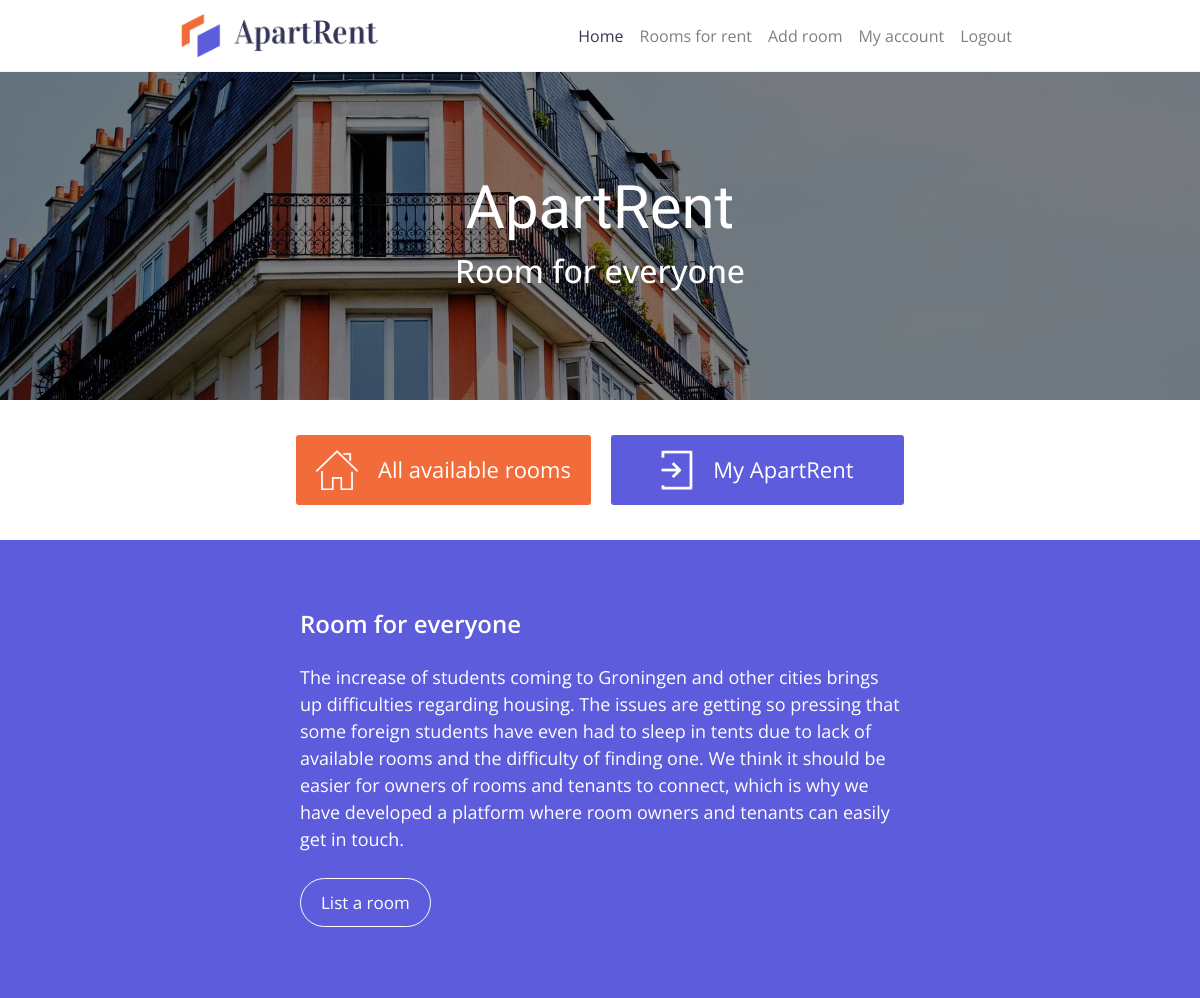
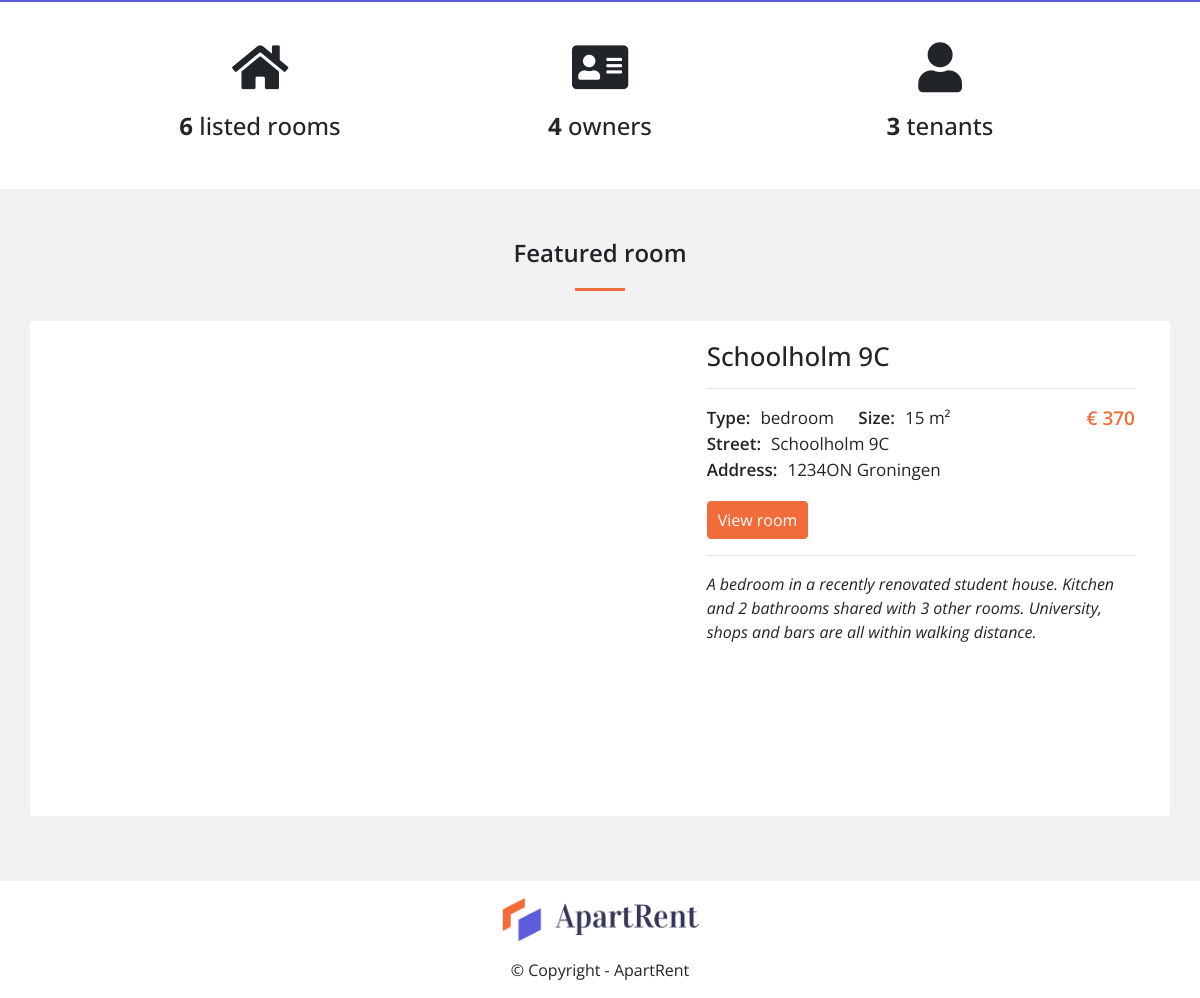
The page / (signed in) on the database its author committed (2 pictures, top to bottom).
### tables this page shows
CREATE TABLE `rooms` (
  `id` int(11) NOT NULL,
  `owner_id` int(11) NOT NULL,
  `city` varchar(255) NOT NULL,
  `postal_code` varchar(255) NOT NULL,
  `street` varchar(255) NOT NULL,
  `street_number` int(11) NOT NULL,
  `addition` varchar(255) DEFAULT NULL,
  `size` int(11) NOT NULL,
  `type` varchar(255) NOT NULL,
  `price` int(11) NOT NULL,
  `description` varchar(255) NOT NULL
);

### views/home.php (the view, shortened to what this page needs)
<!doctype html>
<html lang="en">
    <head>
        <?= $head_upper_content ?>
        <link rel="stylesheet" href="/DDWT18_final/css/home.css">
        <link rel="stylesheet" href="/DDWT18_final/css/single-room.css">
    </head>
    <body>
        <?= $navigation ?>
        <div class="jumbotron jumbotron-fluid home-jumbo">
            <div class="container hero-container">
                <div class="hero-text">
                    <h1 class="display-4"><?= $header_title ?></h1>
                    <h2 class="display-6"><?= $header_subtitle ?></h2>
                </div>
            </div>
        </div>
        <div class="container-fluid home-button-section">
            <div class="row justify-content-center">
                <div class="home-btn-col">
                    <a href="/DDWT18_final/rentable-rooms/">
                        <div class="home-btn hb-1">
                            <img src="/DDWT18_final/resources/icons/appartments-icon.png">
                            <p>All available rooms</p>
                        </div>
                    </a>
                </div>
                <div class="home-btn-col">
                    <a href="/DDWT18_final/my-account/">
                        <div class="home-btn hb-2">
                          <img src="/DDWT18_final/resources/icons/my-account-icon.png">
                          <p>My ApartRent</p>
                        </div>
                    </a>
                </div>
            </div>
        </div>
        <div class="container-fluid intro-text-container">
            <div class="row justify-content-center intro-text-row">
                <div class="col-lg-6 col-md-8 col-sm-8 intro-text-col">
                    <h3 class="introduction-header">Room for everyone</h3>
                    <p class="intro-text">The increase of students coming to Groningen and other cities brings up difficulties regarding housing. The issues are getting so pressing that some foreign students have even had to sleep in tents due to lack of available rooms and the difficulty of finding one. We think it should be easier for owners of rooms and tenants to connect, which is why we have developed a platform where room owners and tenants can easily get in touch.</p>
                    <div class="intro-btn-wrapper"><?= $intro_btn ?></div>
                </div>
            </div>
        </div>
        <div class="container-fluid counter-container">
            <div class="row justify-content-center counter-row">
                <div class="col-12 counter-col">
                    <div class="row justify-content-center inner-counter-row">
                        <div class="col-3 col-xs-12 counter-inner-col">
                            <i class="fas fa-home counter-icon"></i>
                            <h4 class="counter-text"><b><?= $room_amnt ?></b> listed rooms</h4>
                        </div>
                        <div class="col-3 col-xs-12 counter-inner-col">
                            <i class="fas fa-address-card counter-icon"></i>
                            <h4 class="counter-text"><b><?= $owner_amnt ?></b> owners</h4>
                        </div>
                        <div class="col-3 col-xs-12 counter-inner-col">
                            <i class="fas fa-user counter-icon"></i>
                            <h4 class="counter-text"><b><?= $tenant_amnt ?></b> tenants</h4>
                        </div>
                    </div>
                </div>
            </div>
        </div>
        <div class="container featured-room-container">
            <h3 class="featured-text">Featured room</h3>
            <div class="divider-wrapper">
                <div class="divider"></div>
            </div>
            <div class="row sr-row r1">
                <div class="col-lg-7 slider-col order-lg-1 order-2">
                    <div class="slideshow-container">
                    </div>
                </div>
                <div class="room-info-col col-lg-5 order-lg-2 order-1">
                    <h2><?php echo(htmlspecialchars($room_info['street'] . ' ' . $room_info['street_number'] . $room_info['addition'])) ?></h2>
                    <hr>
                    <div class="room-info-wrapper">
                        <p class="room-info">
                            <span><strong>Type:</strong><?php echo htmlspecialchars($room_info['type']) ?></span>
                            <span><strong>Size:</strong><?php echo htmlspecialchars($room_info['size']) ?> m²</span>
                            <span class="price">€ <?php echo htmlspecialchars($room_info['price']) ?></span></span>
                            <br>
                            <span><strong>Street:</strong><?php echo htmlspecialchars($room_info['street'] . ' ' . $room_info['street_number'] . $room_info['addition']) ?></span><br>
                            <span><strong>Address:</strong><?php echo htmlspecialchars($room_info['postal_code'] . ' ' . $room_info['city'])?></span>
                        </p>
                        <div class="viewroom-btn-wrapper">
                            <a href="/DDWT18_final/room/?id=<?php echo $room_info['id'] ?>" class="view-room btn">View room</a>
                        </div>
                        <hr>
                    </div>
                    <div class="description">
                        <p><?php echo htmlspecialchars($room_info['description']) ?></p>
                    </div>
                </div>
            </div>
        </div>
        <?= $footer ?>
    </body>
</html>

### css/main.css (style rules this page uses)
body { font-family: 'Open Sans', sans-serif; background-color: #f2f2f2; }
.jumbotron { color: white; background-position: center; background-repeat: no-repeat; background-size: cover; position: relative; margin-bottom: 0; }
.jumbotron:before { content:""; display: block; position: absolute; top: 0; left: 0; width: 100%; background-color: rgba(0, 0, 0, .5); }
@media screen and (min-width: 992px) { .jumbotron { padding-top: 71px; padding-bottom: 71px; } }
@media screen and (min-width: 992px) { .jumbotron { height: 500px; } }
@media screen and (min-width: 992px) { .jumbotron:before { height: 500px; } }
@media screen and (min-width: 992px) { .hero-container { padding-top: 70px; } }
@media screen and (min-width: 768px) { .jumbotron { padding-top: 71px; padding-bottom: 71px; } }
@media screen and (min-width: 768px) { .jumbotron:before { height: 400px; } }
@media screen and (min-width: 768px) { .jumbotron { height: 400px; } }
@media screen and (min-width: 768px) { .hero-container { padding-top: 70px; } }
@media screen and (min-width: 768px) { .hero-text h1 { font-size: 60px; } }
.hero-container { position: relative; display: flex; align-items: center; justify-content: center; height: 100%; }
.hero-text { text-align: center; }
.hero-text h1 { font-family: 'Vidaloka', serif; }

### css/home.css (style rules this page uses)
.jumbotron.home-jumbo { background-image: url("/DDWT18_final/resources/headers/home-header.jpg"); }
.home-button-section .row { padding-top: 35px; padding-bottom: 35px; background-color: #fff; }
.hb-1 { background-color: #f26b3a; }
.hb-2 { background-color: #5c5cdc; }
.home-btn img { max-height: 40px; padding-right: 20px; -webkit-transform: perspective(1px) translateZ(0); transform: perspective(1px) translateZ(0); box-shadow: 0 0 1px rgba(0, 0, 0, 0); -webkit-transition-duration: 0.3s; transition-duration: 0.3s; -webkit-transition-property: transform; transition-property: transform; }
.home-btn { padding: 15px 20px 15px 20px; border-radius: 3px; display: flex; align-items: center; justify-content: center; max-width: 320px; min-width: 293px; }
.home-btn p { color: #fff; margin-bottom: 0; font-size: 22px; }
.home-btn-col { display: flex; justify-content: center; margin-left: 10px; margin-right: 10px; }
.intro-text-container { background-color: #5c5cdc; }
.intro-text-col { padding: 70px 0 85px 0; }
.intro-text-container h3 { color: #fff; font-weight: 600; margin-bottom: 25px; }
p.intro-text { color: #fff; font-size: 18px; }
p.intro-text:last-of-type { margin-bottom: 37px; }
.counter-container { background-color: #fff; margin-bottom: 40px; }
.counter-inner-col { padding: 20px; margin: 20px; }
.counter-icon { font-size: 50px; width: 100%; text-align: center; }
.counter-text { text-align: center; margin-top: 20px; }
.featured-text { font-weight: 600; margin-bottom: 20px; text-align: center; }
.divider-wrapper { display: flex; justify-content: center; margin-bottom: 30px; }
.divider { width: 50px; height: 3px; background-color: #f26b3a; }
.featured-room-container { padding-top: 10px; padding-bottom: 30px; }
h3.introduction-header { text-align: left; }
a.view-room { color: #fff; background-color: #f26b3a; border-radius: 4px; margin-top: 15px; padding: 6px 10px 6px 10px; text-decoration: none; border: 1px solid #f26b3a; }
a.view-room.btn { margin-top: 2px; }

### css/single-room.css (style rules this page uses)
.sr-row { background-color: #fff; }
.r1, .r2 { margin-bottom: 35px; }
@media screen and (min-width: 576px) { .sr-row { border-radius: 3px; padding: 20px 20px 0 20px; } }
.slider-col { padding: 0px 15px 0 15px; height: 475px; }
.slideshow-container { max-width: 1000px; position: relative; margin: auto; height: 400px; max-height: 400px; }
p.room-info { font-size: 17px; line-height: 26px; }
.price { color: #f26b3a; font-weight: 600; font-size: 19px; }
strong { font-weight: 600; margin-right: 10px; }
.room-info span:first-of-type { margin-right: 20px; }
.room-info span:nth-of-type(3) { float: right; }
.description p { font-style: italic; }
.room-info-col h2 { font-size: 26px; }
h3 { font-size: 24px; margin-bottom: 20px; text-align: center; }

### rows shown on the page
rooms: street+street_number+addition "Schoolholm 9C", type "bedroom", size "15", price "370", postal_code+city "1234ON Groningen", description "A bedroom in a recently renovated student house. Kitchen and 2 bathrooms shared with 3 other rooms. University, shops and bars are all within walking distance."

### other values the page prints
$template[$active_id]['name'] "Home"
$info['name'] "Rooms for rent"
$info['name'] "Add room"
$info['name'] "My account"
$info['name'] "Logout"
$header_title "ApartRent"
$header_subtitle "Room for everyone"
$room_amnt "6"
$owner_amnt "4"
$tenant_amnt "3"
